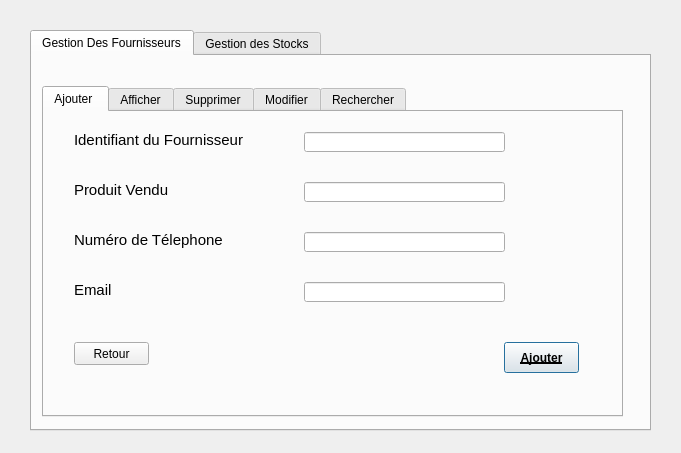
<?xml version="1.0" encoding="UTF-8"?>
<ui version="4.0">
 <class>Fournisseur</class>
 <widget class="QDialog" name="Fournisseur">
  <property name="geometry">
   <rect>
    <x>0</x>
    <y>0</y>
    <width>681</width>
    <height>453</height>
   </rect>
  </property>
  <property name="windowTitle">
   <string>Dialog</string>
  </property>
  <widget class="QTabWidget" name="tabWidget_2">
   <property name="geometry">
    <rect>
     <x>30</x>
     <y>30</y>
     <width>621</width>
     <height>401</height>
    </rect>
   </property>
   <property name="currentIndex">
    <number>0</number>
   </property>
   <widget class="QWidget" name="tab_4">
    <attribute name="title">
     <string>Gestion Des Fournisseurs</string>
    </attribute>
    <widget class="QTabWidget" name="tabWidget">
     <property name="geometry">
      <rect>
       <x>10</x>
       <y>30</y>
       <width>581</width>
       <height>331</height>
      </rect>
     </property>
     <property name="currentIndex">
      <number>0</number>
     </property>
     <widget class="QWidget" name="tab">
      <attribute name="title">
       <string>Ajouter </string>
      </attribute>
      <widget class="QLabel" name="label_3">
       <property name="geometry">
        <rect>
         <x>30</x>
         <y>70</y>
         <width>141</width>
         <height>16</height>
        </rect>
       </property>
       <property name="font">
        <font>
         <family>Microsoft YaHei UI</family>
         <pointsize>11</pointsize>
        </font>
       </property>
       <property name="text">
        <string>Produit Vendu</string>
       </property>
      </widget>
      <widget class="QLabel" name="label_4">
       <property name="geometry">
        <rect>
         <x>30</x>
         <y>170</y>
         <width>101</width>
         <height>16</height>
        </rect>
       </property>
       <property name="font">
        <font>
         <family>Microsoft YaHei UI</family>
         <pointsize>11</pointsize>
        </font>
       </property>
       <property name="text">
        <string>Email</string>
       </property>
      </widget>
      <widget class="QPushButton" name="pushButton_ajout">
       <property name="geometry">
        <rect>
         <x>460</x>
         <y>230</y>
         <width>75</width>
         <height>31</height>
        </rect>
       </property>
       <property name="font">
        <font>
         <weight>75</weight>
         <bold>true</bold>
         <underline>true</underline>
        </font>
       </property>
       <property name="text">
        <string>Ajouter</string>
       </property>
      </widget>
      <widget class="QPushButton" name="pushButton">
       <property name="geometry">
        <rect>
         <x>30</x>
         <y>230</y>
         <width>75</width>
         <height>23</height>
        </rect>
       </property>
       <property name="text">
        <string>Retour</string>
       </property>
      </widget>
      <widget class="QLabel" name="label">
       <property name="geometry">
        <rect>
         <x>30</x>
         <y>20</y>
         <width>201</width>
         <height>16</height>
        </rect>
       </property>
       <property name="font">
        <font>
         <family>Microsoft YaHei UI</family>
         <pointsize>11</pointsize>
        </font>
       </property>
       <property name="text">
        <string>Identifiant du Fournisseur</string>
       </property>
      </widget>
      <widget class="QLineEdit" name="lineEdit_fnum">
       <property name="geometry">
        <rect>
         <x>260</x>
         <y>120</y>
         <width>201</width>
         <height>20</height>
        </rect>
       </property>
       <property name="font">
        <font>
         <family>Microsoft YaHei UI</family>
         <pointsize>11</pointsize>
        </font>
       </property>
      </widget>
      <widget class="QLabel" name="label_2">
       <property name="geometry">
        <rect>
         <x>30</x>
         <y>120</y>
         <width>191</width>
         <height>16</height>
        </rect>
       </property>
       <property name="font">
        <font>
         <family>Microsoft YaHei UI</family>
         <pointsize>11</pointsize>
        </font>
       </property>
       <property name="text">
        <string>Numéro de Télephone</string>
       </property>
      </widget>
      <widget class="QLineEdit" name="lineEdit_femail">
       <property name="geometry">
        <rect>
         <x>260</x>
         <y>170</y>
         <width>201</width>
         <height>20</height>
        </rect>
       </property>
       <property name="font">
        <font>
         <family>Microsoft YaHei UI</family>
         <pointsize>11</pointsize>
        </font>
       </property>
      </widget>
      <widget class="QLineEdit" name="lineEdit_fid">
       <property name="geometry">
        <rect>
         <x>260</x>
         <y>20</y>
         <width>201</width>
         <height>20</height>
        </rect>
       </property>
       <property name="font">
        <font>
         <family>Microsoft YaHei UI</family>
         <pointsize>11</pointsize>
        </font>
       </property>
      </widget>
      <widget class="QLineEdit" name="lineEdit_fproduit">
       <property name="geometry">
        <rect>
         <x>260</x>
         <y>70</y>
         <width>201</width>
         <height>20</height>
        </rect>
       </property>
       <property name="font">
        <font>
         <family>Microsoft YaHei UI</family>
         <pointsize>11</pointsize>
        </font>
       </property>
      </widget>
     </widget>
     <widget class="QWidget" name="tab_2">
      <attribute name="title">
       <string>Afficher</string>
      </attribute>
      <widget class="QTableView" name="tabfournisseur">
       <property name="geometry">
        <rect>
         <x>30</x>
         <y>20</y>
         <width>461</width>
         <height>251</height>
        </rect>
       </property>
      </widget>
     </widget>
     <widget class="QWidget" name="tab_3">
      <attribute name="title">
       <string>Supprimer</string>
      </attribute>
      <widget class="QDialogButtonBox" name="buttonBox_2">
       <property name="geometry">
        <rect>
         <x>290</x>
         <y>190</y>
         <width>201</width>
         <height>32</height>
        </rect>
       </property>
       <property name="orientation">
        <enum>Qt::Horizontal</enum>
       </property>
       <property name="standardButtons">
        <set>QDialogButtonBox::Cancel|QDialogButtonBox::Ok</set>
       </property>
      </widget>
      <widget class="QLineEdit" name="lineEdit_fid_3">
       <property name="geometry">
        <rect>
         <x>170</x>
         <y>100</y>
         <width>231</width>
         <height>21</height>
        </rect>
       </property>
       <property name="font">
        <font>
         <family>Microsoft YaHei UI</family>
         <pointsize>11</pointsize>
        </font>
       </property>
      </widget>
      <widget class="QPushButton" name="pushButton_3">
       <property name="geometry">
        <rect>
         <x>40</x>
         <y>190</y>
         <width>75</width>
         <height>23</height>
        </rect>
       </property>
       <property name="text">
        <string>Retour</string>
       </property>
      </widget>
      <widget class="QLabel" name="label_9">
       <property name="geometry">
        <rect>
         <x>130</x>
         <y>40</y>
         <width>301</width>
         <height>20</height>
        </rect>
       </property>
       <property name="font">
        <font>
         <family>Microsoft YaHei UI</family>
         <pointsize>11</pointsize>
         <weight>75</weight>
         <bold>true</bold>
         <underline>true</underline>
        </font>
       </property>
       <property name="text">
        <string>Identifiant du Fournisseur à Supprimer</string>
       </property>
      </widget>
     </widget>
     <widget class="QWidget" name="tab_6">
      <attribute name="title">
       <string>Modifier</string>
      </attribute>
      <widget class="QLabel" name="label_5">
       <property name="geometry">
        <rect>
         <x>50</x>
         <y>80</y>
         <width>141</width>
         <height>16</height>
        </rect>
       </property>
       <property name="font">
        <font>
         <family>Microsoft YaHei UI</family>
         <pointsize>11</pointsize>
        </font>
       </property>
       <property name="text">
        <string>Produit Vendu</string>
       </property>
      </widget>
      <widget class="QLabel" name="label_6">
       <property name="geometry">
        <rect>
         <x>50</x>
         <y>180</y>
         <width>101</width>
         <height>16</height>
        </rect>
       </property>
       <property name="font">
        <font>
         <family>Microsoft YaHei UI</family>
         <pointsize>11</pointsize>
        </font>
       </property>
       <property name="text">
        <string>Email</string>
       </property>
      </widget>
      <widget class="QPushButton" name="pushButton_modif">
       <property name="geometry">
        <rect>
         <x>440</x>
         <y>240</y>
         <width>81</width>
         <height>31</height>
        </rect>
       </property>
       <property name="font">
        <font>
         <weight>75</weight>
         <bold>true</bold>
         <underline>true</underline>
        </font>
       </property>
       <property name="text">
        <string>Modifier</string>
       </property>
      </widget>
      <widget class="QPushButton" name="pushButton_2">
       <property name="geometry">
        <rect>
         <x>50</x>
         <y>240</y>
         <width>75</width>
         <height>23</height>
        </rect>
       </property>
       <property name="text">
        <string>Retour</string>
       </property>
      </widget>
      <widget class="QLabel" name="label_7">
       <property name="geometry">
        <rect>
         <x>50</x>
         <y>30</y>
         <width>201</width>
         <height>16</height>
        </rect>
       </property>
       <property name="font">
        <font>
         <family>Microsoft YaHei UI</family>
         <pointsize>11</pointsize>
        </font>
       </property>
       <property name="text">
        <string>Identifiant du Fournisseur</string>
       </property>
      </widget>
      <widget class="QLineEdit" name="lineEdit_fnum_2">
       <property name="geometry">
        <rect>
         <x>280</x>
         <y>130</y>
         <width>201</width>
         <height>20</height>
        </rect>
       </property>
       <property name="font">
        <font>
         <family>Microsoft YaHei UI</family>
         <pointsize>11</pointsize>
        </font>
       </property>
      </widget>
      <widget class="QLabel" name="label_8">
       <property name="geometry">
        <rect>
         <x>50</x>
         <y>130</y>
         <width>191</width>
         <height>16</height>
        </rect>
       </property>
       <property name="font">
        <font>
         <family>Microsoft YaHei UI</family>
         <pointsize>11</pointsize>
        </font>
       </property>
       <property name="text">
        <string>Numéro de Télephone</string>
       </property>
      </widget>
      <widget class="QLineEdit" name="lineEdit_femail_2">
       <property name="geometry">
        <rect>
         <x>280</x>
         <y>180</y>
         <width>201</width>
         <height>20</height>
        </rect>
       </property>
       <property name="font">
        <font>
         <family>Microsoft YaHei UI</family>
         <pointsize>11</pointsize>
        </font>
       </property>
      </widget>
      <widget class="QLineEdit" name="lineEdit_fid_2">
       <property name="geometry">
        <rect>
         <x>280</x>
         <y>30</y>
         <width>201</width>
         <height>20</height>
        </rect>
       </property>
       <property name="font">
        <font>
         <family>Microsoft YaHei UI</family>
         <pointsize>11</pointsize>
        </font>
       </property>
      </widget>
      <widget class="QLineEdit" name="lineEdit_fproduit_2">
       <property name="geometry">
        <rect>
         <x>280</x>
         <y>80</y>
         <width>201</width>
         <height>20</height>
        </rect>
       </property>
       <property name="font">
        <font>
         <family>Microsoft YaHei UI</family>
         <pointsize>11</pointsize>
        </font>
       </property>
      </widget>
     </widget>
     <widget class="QWidget" name="tab_7">
      <attribute name="title">
       <string>Rechercher</string>
      </attribute>
      <widget class="QPushButton" name="pushButton_4">
       <property name="geometry">
        <rect>
         <x>70</x>
         <y>250</y>
         <width>75</width>
         <height>23</height>
        </rect>
       </property>
       <property name="text">
        <string>Retour</string>
       </property>
      </widget>
      <widget class="QDialogButtonBox" name="buttonBox">
       <property name="geometry">
        <rect>
         <x>190</x>
         <y>240</y>
         <width>341</width>
         <height>32</height>
        </rect>
       </property>
       <property name="orientation">
        <enum>Qt::Horizontal</enum>
       </property>
       <property name="standardButtons">
        <set>QDialogButtonBox::Cancel|QDialogButtonBox::Ok</set>
       </property>
      </widget>
      <widget class="QTableView" name="tabfournisseur_2">
       <property name="geometry">
        <rect>
         <x>160</x>
         <y>90</y>
         <width>256</width>
         <height>131</height>
        </rect>
       </property>
      </widget>
      <widget class="QLabel" name="label_10">
       <property name="geometry">
        <rect>
         <x>140</x>
         <y>10</y>
         <width>291</width>
         <height>20</height>
        </rect>
       </property>
       <property name="font">
        <font>
         <family>Microsoft YaHei UI</family>
         <pointsize>11</pointsize>
         <weight>75</weight>
         <bold>true</bold>
         <underline>true</underline>
        </font>
       </property>
       <property name="text">
        <string>Identifiant du Fournisseur à Chercher</string>
       </property>
      </widget>
      <widget class="QLineEdit" name="lineEdit_fid_4">
       <property name="geometry">
        <rect>
         <x>170</x>
         <y>50</y>
         <width>231</width>
         <height>21</height>
        </rect>
       </property>
       <property name="font">
        <font>
         <family>Microsoft YaHei UI</family>
         <pointsize>11</pointsize>
        </font>
       </property>
      </widget>
     </widget>
    </widget>
   </widget>
   <widget class="QWidget" name="tab_5">
    <attribute name="title">
     <string>Gestion des Stocks</string>
    </attribute>
    <widget class="QTabWidget" name="tabWidget_3">
     <property name="geometry">
      <rect>
       <x>10</x>
       <y>30</y>
       <width>581</width>
       <height>331</height>
      </rect>
     </property>
     <property name="currentIndex">
      <number>0</number>
     </property>
     <widget class="QWidget" name="tab_8">
      <attribute name="title">
       <string>Ajouter </string>
      </attribute>
      <widget class="QLineEdit" name="lineEdit_pid">
       <property name="geometry">
        <rect>
         <x>240</x>
         <y>30</y>
         <width>211</width>
         <height>20</height>
        </rect>
       </property>
       <property name="font">
        <font>
         <family>Microsoft YaHei UI</family>
         <pointsize>11</pointsize>
        </font>
       </property>
      </widget>
      <widget class="QLabel" name="label_11">
       <property name="geometry">
        <rect>
         <x>50</x>
         <y>150</y>
         <width>71</width>
         <height>16</height>
        </rect>
       </property>
       <property name="font">
        <font>
         <family>Microsoft YaHei UI</family>
         <pointsize>11</pointsize>
        </font>
       </property>
       <property name="text">
        <string>Prix</string>
       </property>
      </widget>
      <widget class="QLabel" name="label_12">
       <property name="geometry">
        <rect>
         <x>50</x>
         <y>30</y>
         <width>161</width>
         <height>16</height>
        </rect>
       </property>
       <property name="font">
        <font>
         <family>Microsoft YaHei UI</family>
         <pointsize>11</pointsize>
        </font>
       </property>
       <property name="text">
        <string>Identifiant Du Produit</string>
       </property>
      </widget>
      <widget class="QLineEdit" name="lineEdit_prix">
       <property name="geometry">
        <rect>
         <x>240</x>
         <y>150</y>
         <width>211</width>
         <height>20</height>
        </rect>
       </property>
       <property name="font">
        <font>
         <family>Microsoft YaHei UI</family>
         <pointsize>11</pointsize>
        </font>
       </property>
      </widget>
      <widget class="QPushButton" name="pushButton_ajout_2">
       <property name="geometry">
        <rect>
         <x>480</x>
         <y>240</y>
         <width>75</width>
         <height>31</height>
        </rect>
       </property>
       <property name="font">
        <font>
         <weight>75</weight>
         <bold>true</bold>
         <underline>true</underline>
        </font>
       </property>
       <property name="text">
        <string>Ajouter</string>
       </property>
      </widget>
      <widget class="QPushButton" name="pushButton_5">
       <property name="geometry">
        <rect>
         <x>40</x>
         <y>240</y>
         <width>75</width>
         <height>23</height>
        </rect>
       </property>
       <property name="text">
        <string>Retour</string>
       </property>
      </widget>
      <widget class="QLineEdit" name="lineEdit_pnom">
       <property name="geometry">
        <rect>
         <x>240</x>
         <y>90</y>
         <width>211</width>
         <height>20</height>
        </rect>
       </property>
       <property name="font">
        <font>
         <family>Microsoft YaHei UI</family>
         <pointsize>11</pointsize>
        </font>
       </property>
      </widget>
      <widget class="QLabel" name="label_13">
       <property name="geometry">
        <rect>
         <x>50</x>
         <y>90</y>
         <width>151</width>
         <height>16</height>
        </rect>
       </property>
       <property name="font">
        <font>
         <family>Microsoft YaHei UI</family>
         <pointsize>11</pointsize>
        </font>
       </property>
       <property name="text">
        <string>Nom de La Marque</string>
       </property>
      </widget>
     </widget>
     <widget class="QWidget" name="tab_9">
      <attribute name="title">
       <string>Afficher</string>
      </attribute>
      <widget class="QTableView" name="tabproduit">
       <property name="geometry">
        <rect>
         <x>40</x>
         <y>20</y>
         <width>471</width>
         <height>271</height>
        </rect>
       </property>
      </widget>
     </widget>
     <widget class="QWidget" name="tab_10">
      <attribute name="title">
       <string>Supprimer</string>
      </attribute>
      <widget class="QPushButton" name="pushButton_7">
       <property name="geometry">
        <rect>
         <x>60</x>
         <y>230</y>
         <width>71</width>
         <height>21</height>
        </rect>
       </property>
       <property name="text">
        <string>Retour</string>
       </property>
      </widget>
      <widget class="QLineEdit" name="lineEdit_fid_5">
       <property name="geometry">
        <rect>
         <x>150</x>
         <y>100</y>
         <width>231</width>
         <height>21</height>
        </rect>
       </property>
       <property name="font">
        <font>
         <family>Microsoft YaHei UI</family>
         <pointsize>11</pointsize>
        </font>
       </property>
      </widget>
      <widget class="QLabel" name="label_17">
       <property name="geometry">
        <rect>
         <x>130</x>
         <y>30</y>
         <width>301</width>
         <height>20</height>
        </rect>
       </property>
       <property name="font">
        <font>
         <family>Microsoft YaHei UI</family>
         <pointsize>11</pointsize>
         <weight>75</weight>
         <bold>true</bold>
         <underline>true</underline>
        </font>
       </property>
       <property name="text">
        <string>Identifiant du Produit à Supprimer</string>
       </property>
      </widget>
      <widget class="QDialogButtonBox" name="buttonBox_3">
       <property name="geometry">
        <rect>
         <x>270</x>
         <y>210</y>
         <width>201</width>
         <height>32</height>
        </rect>
       </property>
       <property name="orientation">
        <enum>Qt::Horizontal</enum>
       </property>
       <property name="standardButtons">
        <set>QDialogButtonBox::Cancel|QDialogButtonBox::Ok</set>
       </property>
      </widget>
     </widget>
     <widget class="QWidget" name="tab_11">
      <attribute name="title">
       <string>Modifier</string>
      </attribute>
      <widget class="QLineEdit" name="lineEdit_pid_2">
       <property name="geometry">
        <rect>
         <x>240</x>
         <y>20</y>
         <width>211</width>
         <height>20</height>
        </rect>
       </property>
       <property name="font">
        <font>
         <family>Microsoft YaHei UI</family>
         <pointsize>11</pointsize>
        </font>
       </property>
      </widget>
      <widget class="QLabel" name="label_14">
       <property name="geometry">
        <rect>
         <x>50</x>
         <y>140</y>
         <width>71</width>
         <height>16</height>
        </rect>
       </property>
       <property name="font">
        <font>
         <family>Microsoft YaHei UI</family>
         <pointsize>11</pointsize>
        </font>
       </property>
       <property name="text">
        <string>Prix</string>
       </property>
      </widget>
      <widget class="QLabel" name="label_15">
       <property name="geometry">
        <rect>
         <x>50</x>
         <y>20</y>
         <width>161</width>
         <height>16</height>
        </rect>
       </property>
       <property name="font">
        <font>
         <family>Microsoft YaHei UI</family>
         <pointsize>11</pointsize>
        </font>
       </property>
       <property name="text">
        <string>Identifiant Du Produit</string>
       </property>
      </widget>
      <widget class="QLineEdit" name="lineEdit_prix_2">
       <property name="geometry">
        <rect>
         <x>240</x>
         <y>140</y>
         <width>211</width>
         <height>20</height>
        </rect>
       </property>
       <property name="font">
        <font>
         <family>Microsoft YaHei UI</family>
         <pointsize>11</pointsize>
        </font>
       </property>
      </widget>
      <widget class="QPushButton" name="pushButton_6">
       <property name="geometry">
        <rect>
         <x>40</x>
         <y>230</y>
         <width>75</width>
         <height>23</height>
        </rect>
       </property>
       <property name="text">
        <string>Retour</string>
       </property>
      </widget>
      <widget class="QPushButton" name="pushButton_modif_2">
       <property name="geometry">
        <rect>
         <x>460</x>
         <y>230</y>
         <width>81</width>
         <height>31</height>
        </rect>
       </property>
       <property name="font">
        <font>
         <weight>75</weight>
         <bold>true</bold>
         <underline>true</underline>
        </font>
       </property>
       <property name="text">
        <string>Modifier</string>
       </property>
      </widget>
      <widget class="QLineEdit" name="lineEdit_pnom_2">
       <property name="geometry">
        <rect>
         <x>240</x>
         <y>80</y>
         <width>211</width>
         <height>20</height>
        </rect>
       </property>
       <property name="font">
        <font>
         <family>Microsoft YaHei UI</family>
         <pointsize>11</pointsize>
        </font>
       </property>
      </widget>
      <widget class="QLabel" name="label_16">
       <property name="geometry">
        <rect>
         <x>50</x>
         <y>80</y>
         <width>151</width>
         <height>16</height>
        </rect>
       </property>
       <property name="font">
        <font>
         <family>Microsoft YaHei UI</family>
         <pointsize>11</pointsize>
        </font>
       </property>
       <property name="text">
        <string>Nom de La Marque</string>
       </property>
      </widget>
     </widget>
     <widget class="QWidget" name="tab_12">
      <attribute name="title">
       <string>Rechercher</string>
      </attribute>
      <widget class="QLabel" name="label_18">
       <property name="geometry">
        <rect>
         <x>150</x>
         <y>10</y>
         <width>301</width>
         <height>20</height>
        </rect>
       </property>
       <property name="font">
        <font>
         <family>Microsoft YaHei UI</family>
         <pointsize>11</pointsize>
         <weight>75</weight>
         <bold>true</bold>
         <underline>true</underline>
        </font>
       </property>
       <property name="text">
        <string>Identifiant du Produit à Chercher</string>
       </property>
      </widget>
      <widget class="QPushButton" name="pushButton_8">
       <property name="geometry">
        <rect>
         <x>40</x>
         <y>270</y>
         <width>71</width>
         <height>21</height>
        </rect>
       </property>
       <property name="text">
        <string>Retour</string>
       </property>
      </widget>
      <widget class="QTableView" name="tabproduit_2">
       <property name="geometry">
        <rect>
         <x>130</x>
         <y>80</y>
         <width>301</width>
         <height>141</height>
        </rect>
       </property>
      </widget>
      <widget class="QDialogButtonBox" name="buttonBox_4">
       <property name="geometry">
        <rect>
         <x>330</x>
         <y>260</y>
         <width>201</width>
         <height>32</height>
        </rect>
       </property>
       <property name="orientation">
        <enum>Qt::Horizontal</enum>
       </property>
       <property name="standardButtons">
        <set>QDialogButtonBox::Cancel|QDialogButtonBox::Ok</set>
       </property>
      </widget>
      <widget class="QLineEdit" name="lineEdit_fid_6">
       <property name="geometry">
        <rect>
         <x>160</x>
         <y>40</y>
         <width>231</width>
         <height>21</height>
        </rect>
       </property>
       <property name="font">
        <font>
         <family>Microsoft YaHei UI</family>
         <pointsize>11</pointsize>
        </font>
       </property>
      </widget>
     </widget>
    </widget>
   </widget>
  </widget>
 </widget>
 <resources/>
 <connections/>
</ui>
